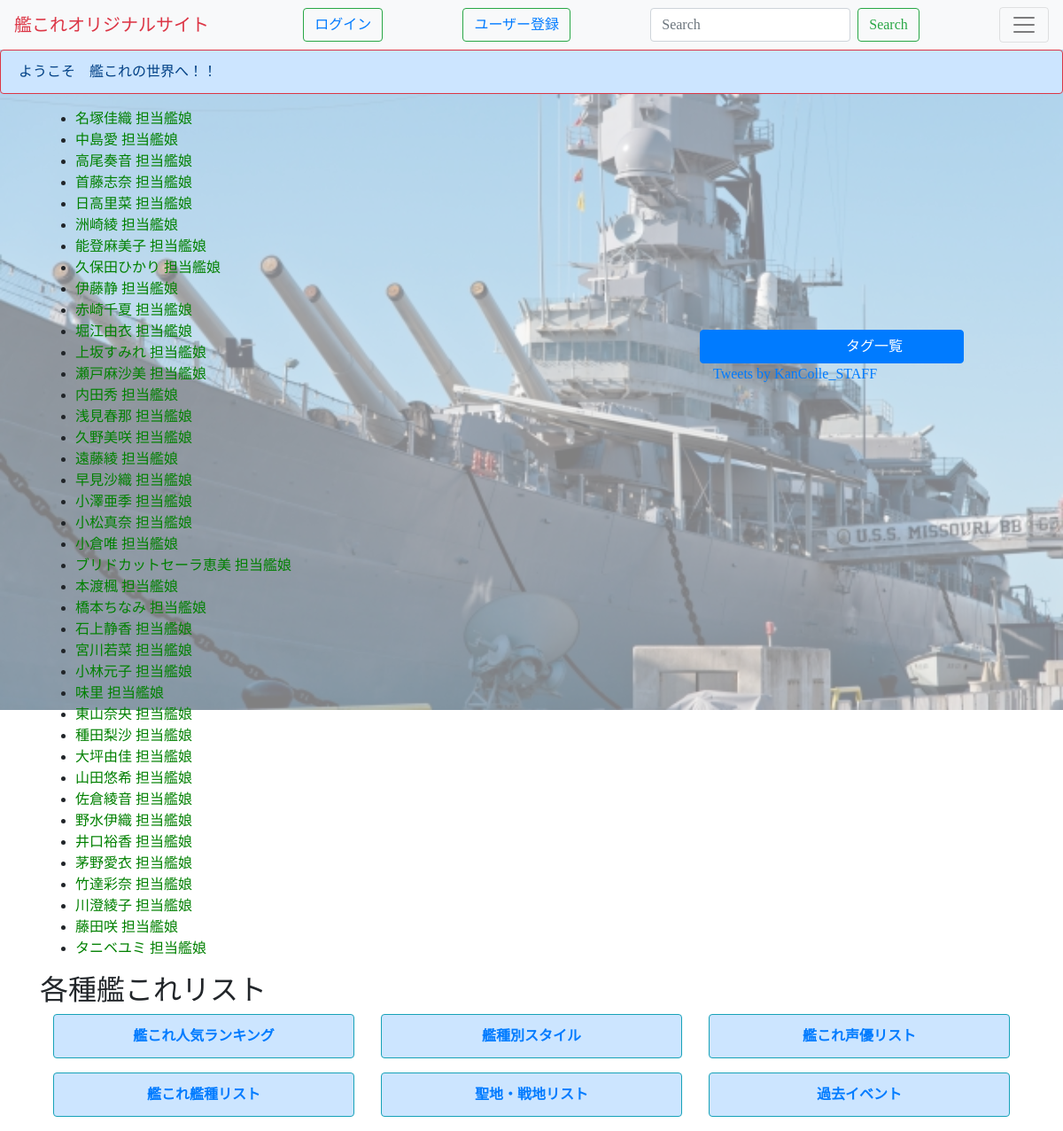
The page /seiyu on the database its author committed.
### polls/models.py (models this page shows, shortened)
class Seiyu(models.Model):
    name=models.CharField(max_length=200)
    seiyu_url=models.URLField(null=True,blank=True)
    seiyu_syozoku=models.CharField(max_length=200)

### polls/views.py (the view)
# urls.py: path('seiyu', views.detail3, name='detail3'),
def detail3(request):
    latest_seiyu_list = Seiyu.objects.order_by('-id')[:]
    tag = Tag.objects.all()
    context = {'latest_seiyu_list': latest_seiyu_list,'tag' : tag}
    return render(request, 'polls/seiyu_list.html', context)

### polls/templates/polls/seiyu_list.html
{% extends 'polls/base.html' %}
{% block content %}
{% if latest_seiyu_list %}
    <ul>
    {% for seiyu in latest_seiyu_list %}
        <li><a href="{% url 'seiyu_syousai' seiyu.id %}">{{seiyu.name}}</a>
        <a href="{% url 'seiyu_tanto' seiyu.id %}" >担当艦娘</a></li>
    {% endfor %}
    </ul>
{% else %}
    <p>No polls are available.</p>
{% endif %}
{% endblock %}

### polls/templates/polls/base.html (shortened to what this page needs)
{% load static%}
<head>
    <link rel="stylesheet" href="https://stackpath.bootstrapcdn.com/bootstrap/4.4.1/css/bootstrap.min.css">
    <link rel="stylesheet" type="text/css" href="{% static 'polls/style.css' %}">
</head>
<body>
    <nav class="navbar navbar-light bg-light">
        <a class="text-danger navbar-brand "  href="/">艦これオリジナルサイト</a>
        {%if user.is_authenticated %}
          <button class="btn btn-outline-success" type="button"><a href="{% url 'nikkicreate' %}">投稿する</a></button>
          <button class="btn btn-outline-success" type="button"><a href="{% url 'questioncreate' %}">質問を投稿する</a></button>
          <button class="btn btn-outline-success" type="button"><a href="{% url 'question_list' %}">質問一覧</a></button>
          <button class="btn btn-outline-success" type="button"><a href="{% url 'logout' %}">ログアウト</a></button>
        {% else %}
          <button class="btn btn-outline-success" type="button"><a href="{% url 'login' %}">ログイン</a></button>
          <button class="btn btn-outline-success" type="button"><a href="{% url 'signup' %}">ユーザー登録</a></button>
        {% endif %}
          <form class="form-inline my-2 my-lg-0" action="{% url 'nikkisearch' %}" method="get">
            <input class="form-control mr-sm-2"  placeholder="Search"name="query" value="{{ request.GET.query }}" type="text">
            <button class="btn btn-outline-success my-2 my-sm-0" type="submit">Search</button>
          </form>
          <button class="navbar-toggler" type="button" data-toggle="collapse" data-target="#navbarText" aria-controls="navbarText" aria-expanded="false" aria-label="Toggle navigation">
          <span class="navbar-toggler-icon"></span>
          </button>
    </nav>
    <div class="alert alert-primary border border-danger" role="alert">
          ようこそ　艦これの世界へ！！
    </div>
  <div class="content container">
    <div class="row">
      <div class="col-md-12">
        <div class="row">
          <div class="col-sm-8 col-8">
              {% load md %}
              {% block content %}
              {% endblock %}
          </div>
          <div class="col-sm-4 col-4">
            <div class="col-sm-12 col-md-12">
              <iframe width="350" height='250'  src="https://www.youtube.com/embed/KNkdcm1e2Xk" frameborder="0" allow="accelerometer; autoplay; encrypted-media; gyroscope; picture-in-picture" allowfullscreen></iframe>
            </div>
            <div class="row">
              <a class="btn btn-primary" data-toggle="collapse" href="#collapseExample" role="button" aria-expanded="false" aria-controls="collapseExample">
                　　　　　　タグ一覧
              </a>
            </div>
            <a class="twitter-timeline" data-height="500"  data-theme="dark" href="https://twitter.com/KanColle_STAFF?ref_src=twsrc%5Etfw">Tweets by KanColle_STAFF</a>
          </div>
        </div>
      </div>
    </div>
    <h2>各種艦これリスト</h2>
    <div class="col-sm-12 col-md-12">
      <div class="row">
        <div class='col-md-6 col-lg-4 '>
          <div class='alert alert-primary border-info' role="alert">
          <a href="{% url 'graph' %}"><p  class='text-center mb-0 font-weight-bold'>艦これ人気ランキング</p></a>
          </div>
        </div>
        <div class='col-md-6 col-lg-4'>
          <div class = 'alert alert-primary border-info' role="alert">
            <a href= "{% url 'kanmusu_list2' %}"><p  class='text-center mb-0 font-weight-bold'>艦種別スタイル</p></a>
          </div>
        </div>
        <div class='col-md-6 col-lg-4'>
          <div class = 'alert alert-primary border-info' role="alert">
            <a href= "{% url 'detail3' %}"><p  class='text-center mb-0 font-weight-bold'>艦これ声優リスト</p></a>
          </div>
        </div>
        <div class='col-md-6 col-lg-4'>
          <div class = 'alert alert-primary border-info' role="alert">
            <a href= "{% url 'kansyu' %}"><p  class='text-center mb-0 font-weight-bold'>艦これ艦種リスト</p></a>
          </div>
        </div>
        <div class='col-md-6 col-lg-4'>
          <div class = 'alert alert-primary border-info' role="alert">
            <a href="{% url 'map_list' %}"><p  class='text-center mb-0 font-weight-bold'>聖地・戦地リスト</p></a>
          </div>
        </div>
        <div class='col-md-6 col-lg-4'>
          <div class = 'alert alert-primary border-info' role="alert">
            <a href="{% url 'ivent' %}"><p  class='text-center mb-0 font-weight-bold'>過去イベント</p></a>
          </div>
        </div>
      </div>
    </div>
  </div>
</body>

### polls/static/polls/style.css (style rules this page uses)
li a { color: green; }
body { background-image:url("images/9300b46ef0c34f2cccaa72ff57401008_s.jpg"); background-color: rgba(255,255,255,0.5); background-blend-mode:lighten; background-size: 100%; background-repeat: no-repeat; background-attachment: fixed; font-family:"Yu Gothic", "游ゴシック", YuGothic, "游ゴシック体"; }
a.navbar-brand { color: #ff0000; font-family: 'Bangers', cursive; }

### rows shown on the page
Seiyu: name "名塚佳織"
Seiyu: name "中島愛"
Seiyu: name "高尾奏音"
Seiyu: name "首藤志奈"
Seiyu: name "日高里菜"
Seiyu: name "洲崎綾"
Seiyu: name "能登麻美子"
Seiyu: name "久保田ひかり"
Seiyu: name "伊藤静"
Seiyu: name "赤崎千夏"
Seiyu: name "堀江由衣"
Seiyu: name "上坂すみれ"
Seiyu: name "瀬戸麻沙美"
Seiyu: name "内田秀"
Seiyu: name "浅見春那"
Seiyu: name "久野美咲"
Seiyu: name "遠藤綾"
Seiyu: name "早見沙織"
Seiyu: name "小澤亜季"
Seiyu: name "小松真奈"
Seiyu: name "小倉唯"
Seiyu: name "ブリドカットセーラ恵美"
Seiyu: name "本渡楓"
Seiyu: name "橋本ちなみ"
Seiyu: name "石上静香"
Seiyu: name "宮川若菜"
Seiyu: name "小林元子"
Seiyu: name "味里"
Seiyu: name "東山奈央"
Seiyu: name "種田梨沙"
Seiyu: name "大坪由佳"
Seiyu: name "山田悠希"
Seiyu: name "佐倉綾音"
Seiyu: name "野水伊織"
Seiyu: name "井口裕香"
Seiyu: name "茅野愛衣"
Seiyu: name "竹達彩奈"
Seiyu: name "川澄綾子"
Seiyu: name "藤田咲"
Seiyu: name "タニベユミ"
